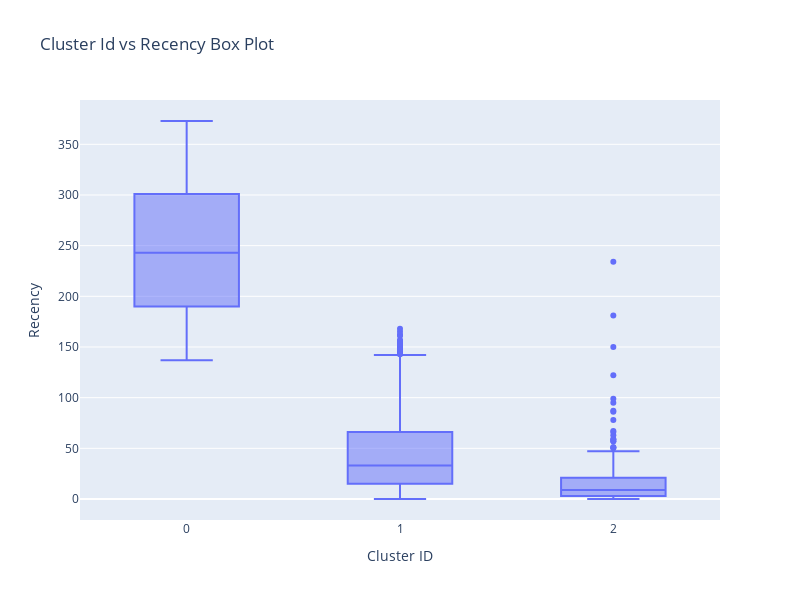

Notebook code cell kept with this figure:
### Code cell
fig = px.box(merged_rfm, x='Cluster_Id', y='Recency',
             title="Cluster Id vs Recency Box Plot",
             labels={'Cluster_Id': 'Cluster ID', 'Recency': 'Recency'})

fig.update_layout(
    xaxis=dict(title="Cluster ID", title_font=dict(size=14)),
    yaxis=dict(title="Recency", title_font=dict(size=14)),
    showlegend=False,
    width=800,
    height=600
)

fig.show()

### Figure 1 — Plotly figure (JSON) as saved in the notebook; plotly's stock layout.template omitted (floating-point values rounded to 4 significant figures; data arrays with more than 128 entries replaced by an {"elided": "..."} marker saying what was removed)
{"data": [{"alignmentgroup": "True", "hovertemplate": "Cluster ID=%{x}<br>Recency=%{y}<extra></extra>", "legendgroup": "", "marker": {"color": "#636efa"}, "name": "", "notched": false, "offsetgroup": "", "orientation": "v", "showlegend": false, "type": "box", "x": {"elided": "4314 int values"}, "x0": " ", "xaxis": "x", "y": {"elided": "4314 int values"}, "y0": " ", "yaxis": "y"}], "layout": {"boxmode": "group", "height": 600, "legend": {"tracegroupgap": 0}, "showlegend": false, "title": {"text": "Cluster Id vs Recency Box Plot"}, "width": 800, "xaxis": {"anchor": "y", "domain": [0, 1], "title": {"font": {"size": 14}, "text": "Cluster ID"}}, "yaxis": {"anchor": "x", "domain": [0, 1], "title": {"font": {"size": 14}, "text": "Recency"}}}}
